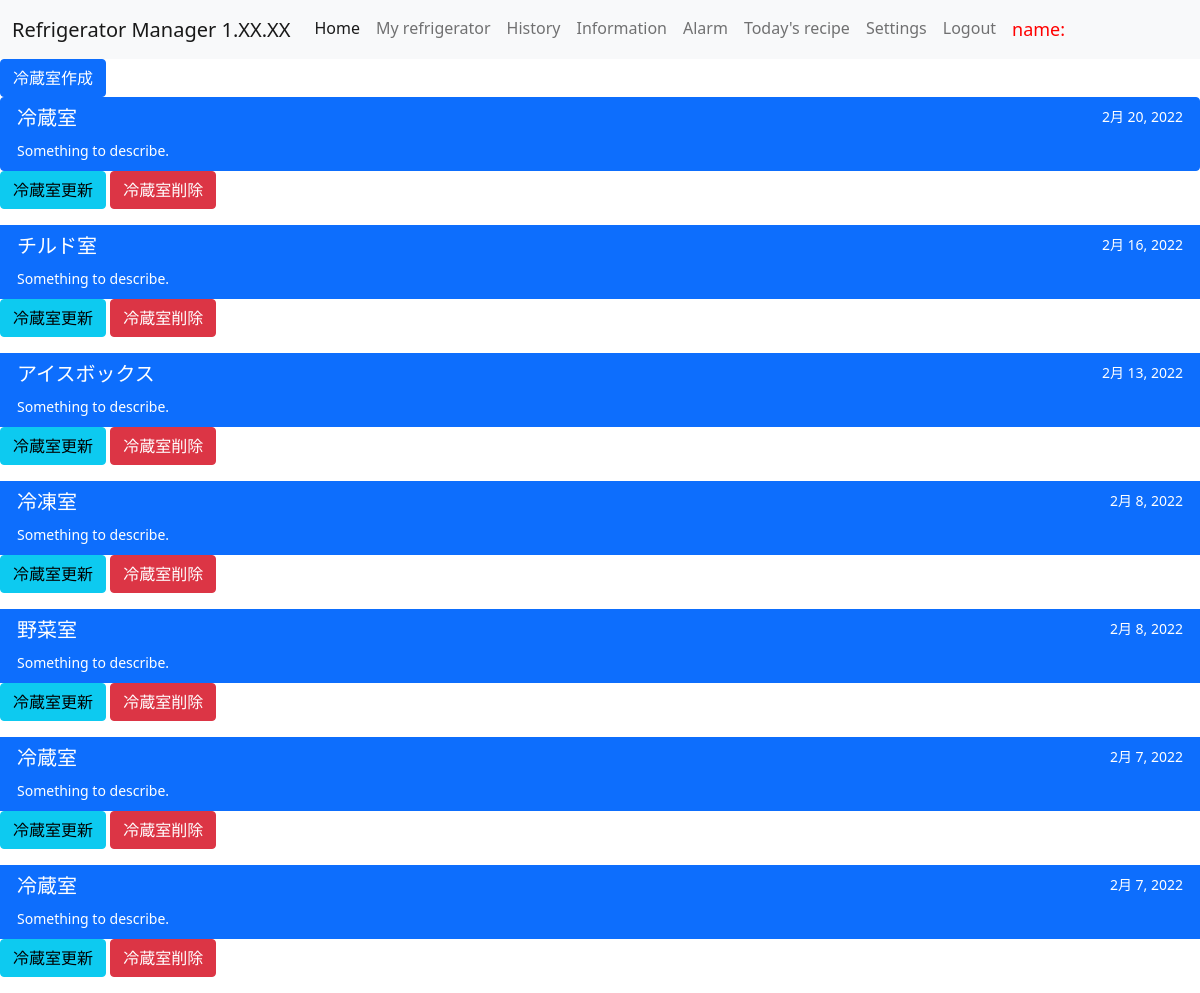
The app's page /cpmt_list/6/ (signed in) with its own data.
### ref_app/models.py (models this page shows, shortened)
class CompartmentModel(models.Model):
    name = models.CharField(
        max_length = 100,
        choices = COMPARTMENT_TYPE,
    )
    refrigerator = models.ForeignKey(RefrigeratorModel, on_delete=models.PROTECT)
    date = models.DateField(auto_now_add=True)

### ref_app/views.py (the view, shortened to what this page needs)
# urls.py: path('cpmt_list/<int:pk>/', CompartmentList.as_view(), name = 'cpmt'),
class CompartmentList(ListView):
    template_name = 'compartment.html' #←　ref_door.html
    model = CompartmentModel
    def get_queryset(self):
        current_user = self.request.user
        current_user.id = self.request.user.id
        queryset6 = User.objects.filter(id=current_user.id)
        ref_owner = queryset6[0].id
        if current_user.is_superuser:
            return CompartmentModel.objects.all().order_by('date').reverse()
        elif self.request.user.id == ref_owner:
            return CompartmentModel.objects.filter(refrigerator_id=self.kwargs['pk']).order_by('date').reverse()

### templates/compartment.html (shortened to what this page needs)
{% extends 'base.html' %}
{% block content %}
<a href="{% url 'create_cpmt' %}" class="btn btn-primary">冷蔵室作成</a>
<div class="list-group">
    {% for cpmt in object_list %}
    <a href="{% url 'ingre' cpmt.pk %}" class="list-group-item list-group-item-action active" aria-current="true">
      <div class="d-flex w-100 justify-content-between">
        <h5 class="mb-1">{{ cpmt.get_name_display }}</h5>
        <small>{{ cpmt.date }}</small>
      </div>
      <small>Something to describe.</small>
    </a>
</div>
    <a href="{% url 'update_cpmt' cpmt.pk %}" class="btn btn-info">冷蔵室更新</a>
    <a href="{% url 'delete_cpmt' cpmt.pk %}" class="btn btn-danger">冷蔵室削除</a>
    {% endfor %}
{% endblock content %}

### records on screen
CompartmentModel: name "冷蔵室", date "2月 20, 2022"
CompartmentModel: name "チルド室", date "2月 16, 2022"
CompartmentModel: name "アイスボックス", date "2月 13, 2022"
CompartmentModel: name "冷凍室", date "2月 8, 2022"
CompartmentModel: name "野菜室", date "2月 8, 2022"
CompartmentModel: name "冷蔵室", date "2月 7, 2022"
CompartmentModel: name "冷蔵室", date "2月 7, 2022"
